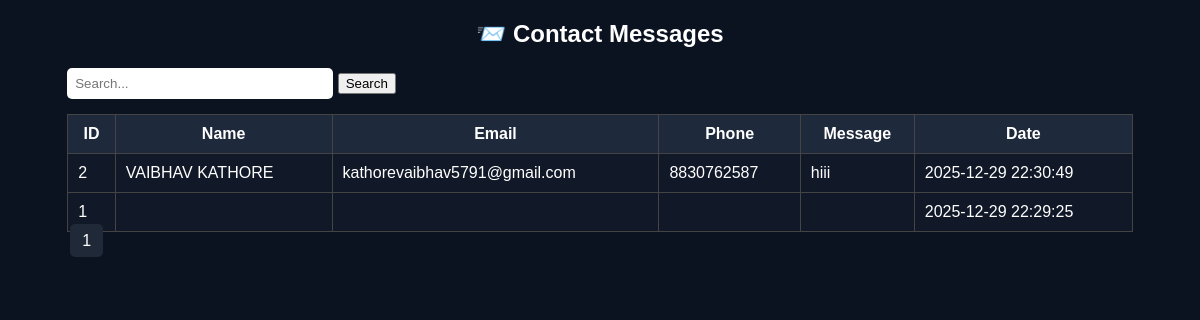
Screenshot of /admin/admin_messages.php with the database file from the repository.
### tables this page shows
CREATE TABLE `contact_messages` (
  `id` int(11) NOT NULL,
  `name` varchar(100) DEFAULT NULL,
  `email` varchar(150) DEFAULT NULL,
  `phone` varchar(20) DEFAULT NULL,
  `message` text DEFAULT NULL,
  `created_at` timestamp NOT NULL DEFAULT current_timestamp()
);

### admin/admin_messages.php (the view, shortened to what this page needs)
<?php
$conn = new mysqli("localhost", "root", "", "panchayat_db");
$limit = 10;
$page = isset($_GET['page']) ? $_GET['page'] : 1;
$start = ($page - 1) * $limit;
$search = isset($_GET['search']) ? $_GET['search'] : "";
$query = "SELECT * FROM contact_messages
WHERE name LIKE '%$search%' OR phone LIKE '%$search%'
ORDER BY id DESC LIMIT $start,$limit";
$result = $conn->query($query);
$total = $conn->query("SELECT COUNT(*) as total FROM contact_messages")->fetch_assoc()['total'];
$pages = ceil($total / $limit);
?>
<!DOCTYPE html>
<html>
<head>
</head>
<body>
    <div class="container">
        <h2>📨 Contact Messages</h2>
        <form method="GET">
            <input type="text" name="search" placeholder="Search..." value="<?= $search ?>">
            <button>Search</button>
        </form>
        <table>
            <tr>
                <th>ID</th>
                <th>Name</th>
                <th>Email</th>
                <th>Phone</th>
                <th>Message</th>
                <th>Date</th>
            </tr>
            <?php while ($row = $result->fetch_assoc()) { ?>
                <tr class="row">
                    <td><?= $row['id'] ?></td>
                    <td><?= $row['name'] ?></td>
                    <td><?= $row['email'] ?></td>
                    <td><?= $row['phone'] ?></td>
                    <td><?= $row['message'] ?></td>
                    <td><?= $row['created_at'] ?></td>
                </tr>
            <?php } ?>
        </table>
        <div class="pagination">
            <?php for ($i = 1; $i <= $pages; $i++) { ?>
                <a href="?page=<?= $i ?>&search=<?= $search ?>"><?= $i ?></a>
            <?php } ?>
        </div>
    </div>
</body>
</html>

### admin/admin_messages.php (style rules this page uses)
body { background: #0b1220; color: white; font-family: Arial; }
.container { width: 90%; margin: 20px auto; }
h2 { text-align: center; }
input { padding: 8px; width: 250px; border-radius: 5px; border: 0; }
table { width: 100%; border-collapse: collapse; margin-top: 15px; }
table th, table td { padding: 10px; border: 1px solid #444; }
table th { background: #1e293b; }
.row { background: #111827; }
.pagination a { padding: 8px 12px; background: #1f2937; margin: 3px; color: white; text-decoration: none; border-radius: 5px; }

### rows the page displays
contact_messages: id "2", name "VAIBHAV KATHORE", email "kathorevaibhav5791@gmail.com", phone "8830762587", message "hiii", created_at "2025-12-29 22:30:49"
contact_messages: id "1", created_at "2025-12-29 22:29:25"
